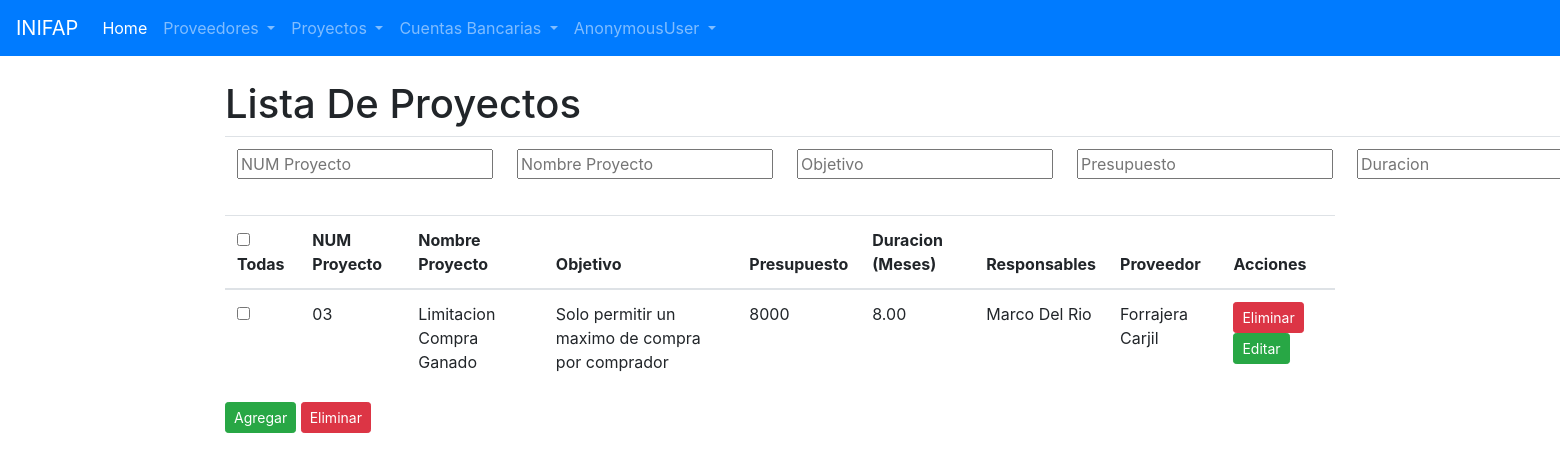
The page /proyectos/ on the database its author committed.
### proyecto/models.py (models this page shows, shortened)
class Proyecto(models.Model):
    num_proyecto = models.CharField('NUM Proyecto', max_length=8, primary_key=True)
    nombre_proyecto = models.CharField(max_length=255)
    objetivo = models.CharField(max_length=255)
    presupuesto = models.CharField(max_length=15)
    duracion = models.DecimalField(max_digits=78, decimal_places=2)
    responsables = models.CharField(max_length=200)
    proveedor = models.ForeignKey("proveedores.Proveedor", \
        verbose_name='Proveedor', on_delete=models.CASCADE)

### proveedores/models.py (models this page shows)
class Proveedor(models.Model):
    rfc = models.CharField('R.F.C', max_length=13)
    razon_social = models.CharField(max_length=255)
    direccion = models.CharField(max_length=255)
    telefono = models.CharField(max_length=15)
    correo = models.EmailField()
    estado = models.ForeignKey("proveedores.Estado", verbose_name= "Estado", on_delete= models.DO_NOTHING)
    municipio = models.ForeignKey("proveedores.Municipio", verbose_name= "Municipio", on_delete= models.DO_NOTHING)
    def __str__(self):
        return self.razon_social

### proyecto/views.py (the view)
# urls.py: path('', views.ListaProyectos.as_view(), name = 'lista_proyectos'),
class ListaProyectos(ListView):
    model = Proyecto
    paginate_by = 5
    extra_context = {'form':FiltrosProyecto}

### proyecto/templates/proyecto/proyecto_list.html (shortened to what this page needs)
{% extends 'base.html' %}
{% block contenido %}
<br>
<h1>Lista De Proyectos</h1>
<form action="{% url 'buscar_proyectos' %}" method="post" id="form">
    <table class="table">
        <tr>
            <td>{{form.num_proyecto}}</td>
            <td>{{form.nombre_proyecto}}</td>
            <td>{{form.objetivo}}</td>
            <td>{{form.presupuesto}}</td>
            <td>{{form.duracion}}</td>
        </tr>
    </table>
</form>
<table class="table">
    <thead>
        <form action="{% url 'eliminar_todos' %}" method="post">
            <tr>
                <th><input type="checkbox" name="todos">Todas</th>
                <th>NUM Proyecto</th>
                <th>Nombre Proyecto</th>
                <th>Objetivo</th>
                <th>Presupuesto</th>
                <th>Duracion (Meses)</th>
                <th>Responsables</th>
                <th>Proveedor</th>
                <th>Acciones</th>
            </tr>
        </thead>
        <tbody>
                {% for proyecto in object_list %}
                    <tr>
                        <td><input type="checkbox" name="{{proyecto.id}}"></td>
                        <td>{{ proyecto.num_proyecto }}</td>
                        <td>{{ proyecto.nombre_proyecto}}</td>
                        <td>{{ proyecto.objetivo}}</td>
                        <td>{{ proyecto.presupuesto}}</td>
                        <td>{{ proyecto.duracion}}</td>
                        <td>{{ proyecto.responsables}}</td>
                        <td>{{ proyecto.proveedor.razon_social}}</td>
                        <td>
                            <a href="{% url 'eliminar_proyecto' proyecto.num_proyecto %}" class="btn btn-danger btn-sm">Eliminar</a>
                            <a href="{% url 'editar_proyecto' proyecto.num_proyecto %}" class="btn btn-success btn-sm">Editar</a>
                        </td>
                    </tr>
                {% endfor %}
                </tbody>
            </table>
            <a href="{% url 'agregar_proyecto' %}" class="btn btn-success btn-sm">Agregar</a>
            <button type="submit" class="btn btn-danger btn-sm">Eliminar</button>
{% endblock %}

### rows shown on the page
Proyecto: num_proyecto "03", nombre_proyecto "Limitacion Compra Ganado", objetivo "Solo permitir un maximo de compra por comprador", presupuesto "8000", duracion "8.00", responsables "Marco Del Rio", proveedor.razon_social "Forrajera Carjil"

### other values the page prints
{{ user }} "AnonymousUser"
